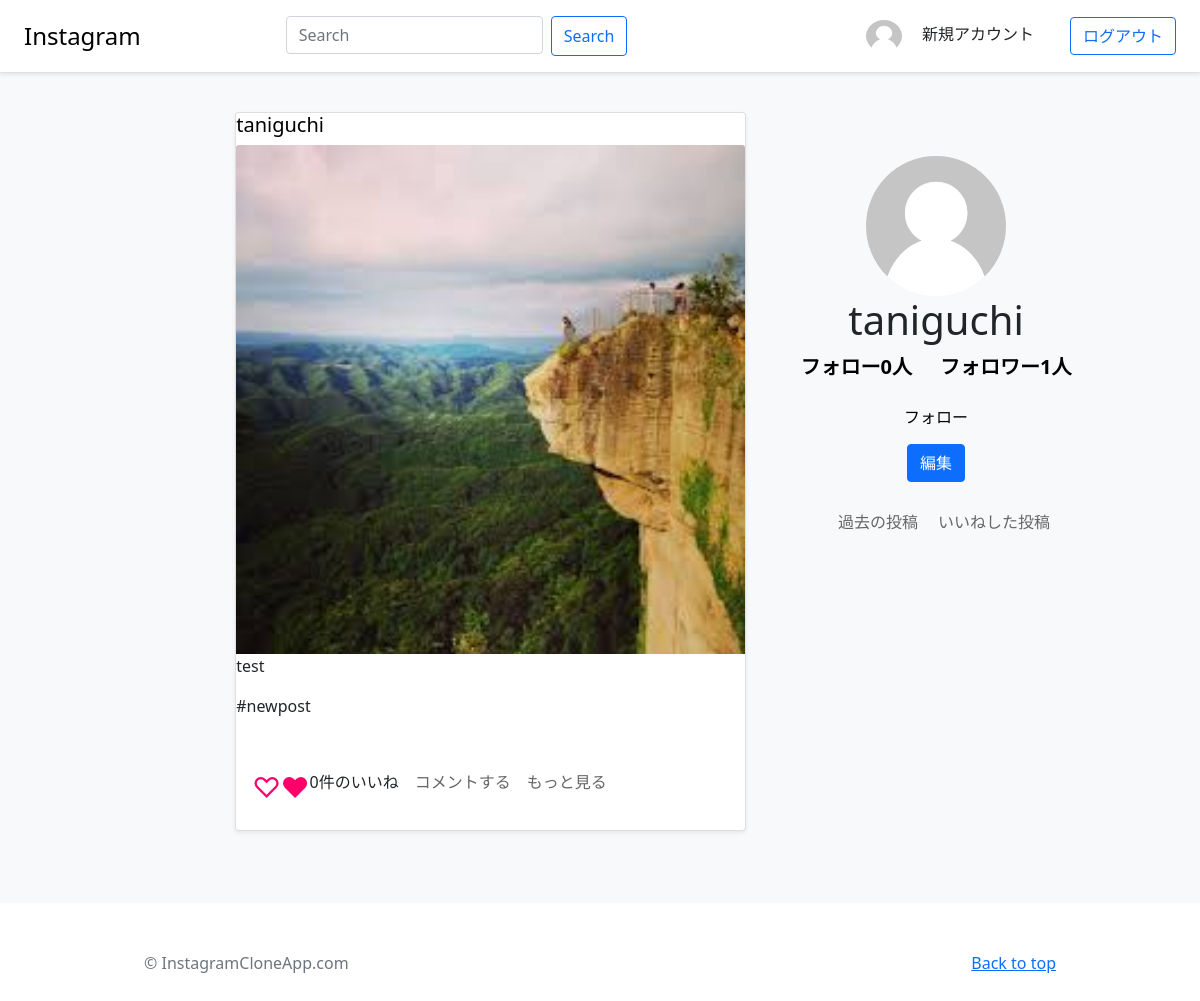
Page /instagram/user_profile/1/ (signed in) on the committed database.
### users/models.py (models this page shows, shortened)
class User(AbstractBaseUser, PermissionsMixin):
    username_validator = UnicodeUsernameValidator()
    username = models.CharField(
        _('username'),
        max_length=150,
        unique=True,
        help_text=_('Required. 150 characters or fewer. Letters, digits and @/./+/-/_ only.'),
        validators=[username_validator],
        error_messages={
            'unique': _("A user with that username already exists."),
        },
    )
    first_name = models.CharField(_('first name'), max_length=30, blank=True)
    last_name = models.CharField(_('last name'), max_length=150, blank=True)
    email = models.EmailField(_('email address'), blank=True)
    is_staff = models.BooleanField(
        _('staff status'),
        default=False,
        help_text=_('Designates whether the user can log into this admin site.'),
    )
    is_active = models.BooleanField(
        _('active'),
        default=True,
        help_text=_(
            'Designates whether this user should be treated as active. '
            'Unselect this instead of deleting accounts.'
        ),
    )
    date_joined = models.DateTimeField(_('date joined'), default=timezone.now)
    name = models.CharField(max_length=100, blank=True)
    text = models.CharField(max_length=300, blank=True)
    user_image = models.ImageField(upload_to='images/', null=True, blank=True)
    objects = UserManager()
    EMAIL_FIELD = 'email'
    USERNAME_FIELD = 'username'
    REQUIRED_FIELDS = ['email']
    class Meta:
        verbose_name = _('user')
        verbose_name_plural = _('users')

### instagram/models.py (models this page shows)
class Posts(models.Model):
    text = models.TextField(max_length=200, null=True, blank=True)
    image = models.ImageField(upload_to='images/')
    tag = models.CharField(max_length=100, null=True, blank=True)
    post_date = models.DateTimeField(default=timezone.now, null=True, blank=True)
    author = models.ForeignKey(User, on_delete=models.CASCADE)
    like_count = models.IntegerField(default=0)
    class Meta:
        verbose_name = 'Post'

### instagram/views.py (the view)
# urls.py: path('user_profile/<int:pk>/', views.UserProfileView.as_view(), name='user_profile'),
class UserProfileView(LoginRequiredMixin, TemplateView):
    template_name = 'user_profile.html'
    def get_context_data(self, **kwargs):
        context = super().get_context_data(**kwargs)
        user = User.objects.get(pk=self.kwargs['pk'])
        context['posts'] = Posts.objects.filter(author=user)
        context['user_profile'] = User.objects.get(pk=user.pk)
        context['request_user'] = self.request.user
        context['followee'] = FriendShip.objects.filter(follower__username=user.username).count()
        context['follower'] = FriendShip.objects.filter(followee__username=user.username).count()
        if user.username is not context['request_user']:
            result = FriendShip.objects.filter(follower__username=context['request_user'].username).filter(followee__username=user.username)
            context['connected'] = True if result else False
        return context

### templates/user_profile.html (shortened to what this page needs)
{% extends 'base.html' %}
{% load static %}
{% block content %}
<section class="jumbotron text-center home-profile">
  <div class="container">
    {% if user_profile.user_image %}
    <a href=""><img  class="top-image-of-user" src="{{ MEDIA_URL }}{{ user_profile.user_image }}" alt=""></a>
    {% else %}
    <a href=""><img  class="top-image-of-user" src="{{ MEDIA_URL }}images/default-user-image.png" alt=""></a>
    {% endif %}
    <h1 class="jumbotron-heading">{{ user_profile.username }}</h1>
    <p class="ff-layout">
      <a href="" class="following">フォロー{{ followee }}人</a>
      <a href="" class="following">フォロワー{{ follower }}人</a>
    </p>
    {% if connected %}
    <a href="{% url 'instagram:unfollow' pk=user_profile.pk %}" class="btn btn-dark">フォロー解除</a>
    {% else %}
    <a href="{% url 'instagram:follow' pk=user_profile.pk %}" class="btn btn-light">フォロー</a>
    {% endif %}
    {% if request_user.pk == user_profile.pk %}
    <p>
      <a href="{% url 'instagram:user_profile_update' pk=request_user.pk %}" class="btn btn-primary my-2">編集</a>
    </p>
    {% endif %}
    <p>
    <a href="" class="see-more">過去の投稿</a>
    {% if request_user == user_profile %}
    <a href="" class="see-more">いいねした投稿</a>
    {% endif %}
  </p>
  </div>
  </section>
<div class="all-posts-area">
  {% if posts %}
  {% for post in posts %}
  <div class="posts-area">
    <div class="card post-card mb-4 shadow-sm">
      <h5><a href="{% url 'instagram:user_profile' pk=post.author.pk %}" class="post-username-a">{{ post.author }}</a></h5>
      <div>
        <img  src="{{ MEDIA_URL }}{{ post.image }}" class="post-image bd-placeholder-img card-img-top" >
        {% if post.text %}
        <p>{{ post.text }}</p>
        {% endif %}
        {% if post.tag%}
        <p>{{ post.tag }}</p>
        {% endif %}
      </div>
      <div class="card-body">
        <div class="d-flex justify-content-between align-items-center">
          <div class="btn-group">
              <a href="" style="text-decoration: none;"><span class="like-button">&#9825;</span></a>
              <a href="" style="text-decoration: none;"><span class="like-button">&hearts;</span></a>
              <p class="good-count">{{ post.like_count }}件のいいね</p>
              <a href="{% url 'instagram:comment_to_post' pk=post.pk %}" class="see-more">コメントする</a>
              <a href="{% url 'instagram:post_detail' pk=post.pk %}" class="see-more">もっと見る</a>
          </div>
        </div>
      </div>
    </div>
  </div>
  {% endfor %}
  {% else %}
  <p>投稿はありません</p>
  {% endif %}
</div>
{% endblock content %}

### static/css/style.css (style rules this page uses)
html { font-size: 14px; }
@media (min-width: 768px) { html { font-size: 16px; } }
.container { max-width: 960px; }
.jumbotron { padding-top: 3rem; padding-bottom: 3rem; margin-bottom: 0; background-color: #fff; }
.jumbotron p:last-child { margin-bottom: 0; }
.jumbotron-heading { font-weight: 300; }
.jumbotron .container { max-width: 40rem; }
.top-image-of-user { width: 140px; height: 140px; border-radius: 50%; }
.post-username-a { text-decoration: none; color: black; }
.see-more { text-decoration: none; color: #666; line-height: 32px; margin-left: 16px; }
.following { margin: 12px; font-size: 20px; font-weight: bold; text-align: center; text-decoration: none; color: black; }
.post-card { width: 94%; margin: 6px auto; }
.post-image { width: 100%; }
@media (min-width: 768px) { .jumbotron { padding-top: 6rem; padding-bottom: 3rem; } }
@media (min-width: 768px) { .all-posts-area { margin-top: 64px; } }
@media (min-width: 768px) { .posts-area { width: 56%; margin-top: 0; margin-left: 10%; } }
@media (min-width: 768px) { .home-profile { width: 32%; position: fixed; top: 60px; right: 6%; background-color: #f8f9fa!important; } }
@media (min-width: 768px) { .post-card { width: 100%; margin: 0; } }
@media (min-width: 768px) { .post-image { width: 100%; } }
.like-button { color: rgb(255, 0, 106); font-size: 28px; }
.good-count { font-size: 16px; line-height: 32px; }

### rows in the picture
User: username "taniguchi"
Posts: author "taniguchi", image (picture), text "test", tag "#newpost", like_count "0"

### other values in the picture
{{ followee }} "0"
{{ follower }} "1"
